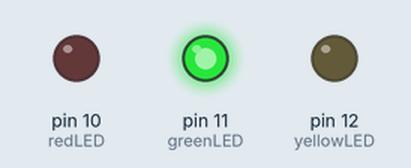
Recording of a sketch running on a simulated Arduino Uno, built with avr-gcc and run on an emulated ATmega328P. Shown: output pins drawn as LEDs (lit = HIGH).

Above: at 1.5 s.
At 3.5 s:
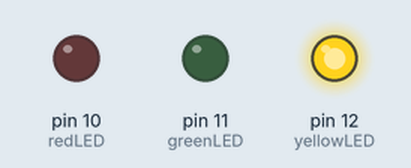
At 6.0 s:
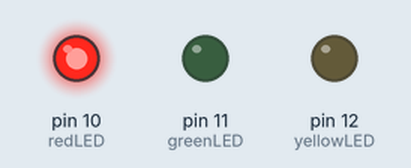
Timing chart, 0 to 10.4 s (numbered marks = the images above):
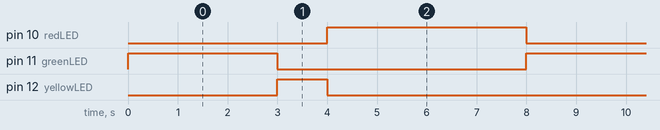

Measured:
- by itself, pin 10 (redLED): alternates HIGH for 4.0 s and LOW for 4.0 s
- by itself, pin 11 (greenLED): alternates HIGH for 3.0 s and LOW for 5.0 s
- by itself, pin 12 (yellowLED): alternates HIGH for 1.0 s and LOW for 7.0 s

The sketch:

_1.1_TrafficLight.ino
```cpp
/*
 * This is the program header put things like the date, your name
 * And a description of what your program does here
 *
 * Michal Britt-Crane 7/5/2015
 *
 * This program simulates a traffic light with three leds: red, green, and yellow.
 */

// Declare constants and variables for your program here --V
const int redLED = 10;          // red LED on pin 10
const int greenLED = 11;        // green LED on pin 11
const int yellowLED = 12;       // yellow LED on pin 12

void setup() {                  // the code inside this setup method will run once when the arduino starts up
  pinMode(redLED, OUTPUT);      // set redLED as an output
  pinMode(greenLED, OUTPUT);    // set greenLED as an output
  pinMode(yellowLED, OUTPUT);   // set yellowLED as an output

}                               // end setup

void loop() {                       // this is the main method, the code inside here { will run over and over till the arduino is switched off}
  digitalWrite(greenLED, HIGH);       // turn off the red light                            |
  delay(3000);                      // wait 3 secconds                                   |
  digitalWrite(greenLED, LOW);        // turn off the red light                            |
  digitalWrite(yellowLED, HIGH);    // turn on the yellow light                          |
  delay(1000);                      // wait for 1 second                                 |
  digitalWrite(yellowLED, LOW);     // turn off the yellow light                         |
  digitalWrite(redLED, HIGH);     // turn the LED on (HIGH is the voltage level)  <----
  delay(4000);                      // wait for 4 seconds                                |
  digitalWrite(redLED, LOW);      // turn the LED off by making the voltage LOW        |
}                                   // end main method, repeat to top -------------------
```
